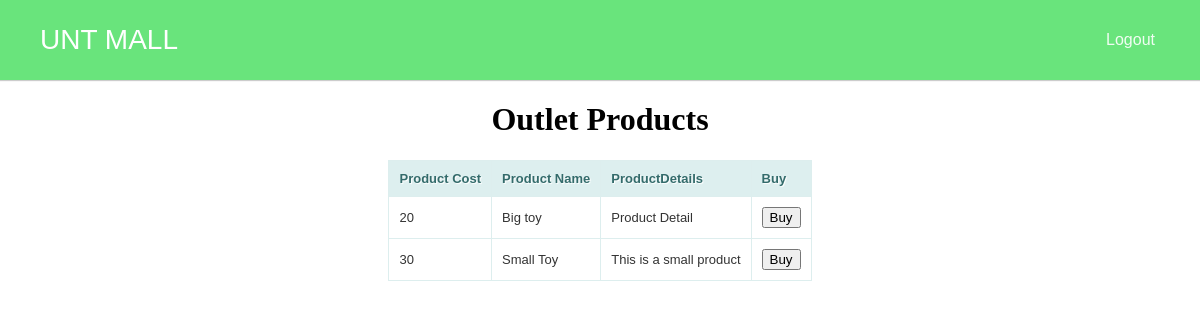
/shoppingmall/Patron/outletProducts/1, run on the app's committed database.
### tables this page shows
CREATE TABLE `outletproducts` (
  `outletProductId` int(11) NOT NULL,
  `productCost` int(11) NOT NULL,
  `productName` varchar(50) NOT NULL,
  `productQuantity` int(11) NOT NULL,
  `outletId` int(11) NOT NULL,
  `outletProductDetails` varchar(200) NOT NULL
);

### shoppingmall/application/controllers/Patron.php (called while the page is built, shortened)
<?php
class Patron extends CI_Controller {
    public function outletProducts($outletId){
		$this->load->model('ManagerModel');
		$data['products'] = $this->ManagerModel->getProducts($outletId);
		$data['outletId'] = $outletId;
		$this->load->view('Patron/outletProducts.php',$data);
    }
}

### shoppingmall/index.php (called while the page is built, shortened)
<?php
require_once BASEPATH.'core/CodeIgniter.php';

### shoppingmall/application/models/ManagerModel.php (called while the page is built, shortened)
<?php
class ManagerModel extends CI_Model {
    public function getProducts($outletId){
        $query = $this->db->query("SELECT * FROM outletproducts WHERE outletId = '$outletId'");
        return $query->result();
    }
}
?>

### shoppingmall/application/views/Patron/outletProducts.php (the view, shortened to what this page needs)
<html>
    <head>
    </head>
    <body>
        <div>
            <h1>Outlet Products</h1>
            <table>
                <thead>
                    <th>Product Cost</th>
                    <th>Product Name</th>
                    <th>ProductDetails</th>
                    <th>Buy</th>
                </thead>
                <tbody>
        <?php for($i=0;$i<count($products);$i++){ ?>
            <tr class="">
                <td class="box"><?php echo $products[$i]->productCost; ?></td>
                <td class="box"><?php echo $products[$i]->productName; ?></td>
                <td class="box"><?php echo $products[$i]->outletProductDetails; ?></td>
                <td><a href="../buy/<?php echo $products[$i]->outletProductId; ?>"><button>Buy</button></a></td>
            </tr>
                <?php } ?>
                </tbody>
            </table>
        </div>
    </body>
</html>

### shoppingmall/application/views/Patron/outletProducts.php (style rules this page uses)
h1 { text-align: center; }
table { border: solid 1px #DDEEEE; border-collapse: collapse; border-spacing: 0; font: normal 13px Arial, sans-serif; margin: auto; }
table thead th { background-color: #DDEFEF; border: solid 1px #DDEEEE; color: #336B6B; padding: 10px; text-align: left; text-shadow: 1px 1px 1px #fff; }
table tbody td { border: solid 1px #DDEEEE; color: #333; padding: 10px; text-shadow: 1px 1px 1px #fff; }

### shoppingmall/application/views/header.php (style rules this page uses)
body { margin: 0; }

### data on the page
outletproducts: productCost "20", productName "Big toy", outletProductDetails "Product Detail"
outletproducts: productCost "30", productName "Small Toy", outletProductDetails "This is a small product"
